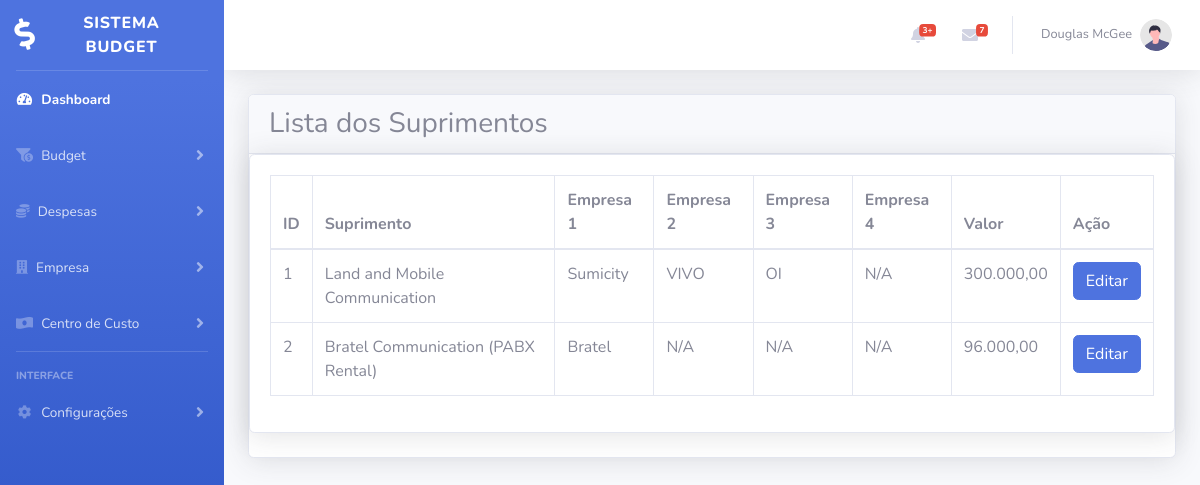
The app's page /budget_lista.php with its own data.
### tables this page shows
CREATE TABLE `suprimento` (
  `id_suprimento` int(11) NOT NULL,
  `suprimento` varchar(50) NOT NULL,
  `empresa_sup1` varchar(50) NOT NULL,
  `empresa_sup2` varchar(50) NOT NULL,
  `empresa_sup3` varchar(50) NOT NULL,
  `empresa_sup4` varchar(50) NOT NULL,
  `valor_sup` float NOT NULL
);

### budget_lista.php (the view, shortened to what this page needs)
<?php
    include 'menu.php';
?>
<!DOCTYPE html>
<html>
<head>
</head>
<body>
<div class="container-fluid mt--7 " style= "top">
    <div class="row">
        <div class="col">
            <div class="card shadow">
                <div class="card-header border-1">
                    <h3 class="mb-0">Lista dos Suprimentos</h3>
                </div>
                   <div class="card shadow mb-4">
                        <div class="card-body">
                            <div class="table-responsive">
                                <table class="table table-bordered" id="dataTable" width="100%" cellspacing="0">
                                    <thead>
                                            <th>ID</th>
                                            <th>Suprimento</th>
                                            <th>Empresa 1</th>
                                            <th>Empresa 2</th>
                                            <th>Empresa 3</th>
                                            <th>Empresa 4</th>
                                            <th>Valor</th>
                                            <th>Ação</th>
                                    </thead>
                                            <?php
                                                include 'conexao/conexao.php';
                                                $sql = 'SELECT *  FROM suprimento';
                                                $buscar = mysqli_query($conexao, $sql);
                                                while ($dados = mysqli_fetch_array($buscar)){
                                                    $id_suprimento = $dados['id_suprimento'];
                                                    $suprimento = $dados['suprimento'];
                                                    $empresa_sup1 = $dados['empresa_sup1'];
                                                    $empresa_sup2 = $dados['empresa_sup2'];
                                                    $empresa_sup3 = $dados['empresa_sup3'];
                                                    $empresa_sup4 = $dados['empresa_sup4'];
                                                    $valor_sup = $dados['valor_sup'];
                                                ?>
                                                <tr>
                                                    <td><?php echo $id_suprimento ?></td>
                                                    <td><?php echo $suprimento ?></td>
                                                    <td><?php echo $empresa_sup1 ?></td>
                                                    <td><?php echo $empresa_sup2 ?></td>
                                                    <td><?php echo $empresa_sup3 ?></td>
                                                    <td><?php echo $empresa_sup4 ?></td>
                                                    <td><?php echo number_format($valor_sup,2, ',', '.')?></td>
                                                    <td><a href = "budget_alt.php?id=<?php echo $id_suprimento?>" role=button class="btn btn-primary">Editar</td>
                                                </tr>
                                            <?php   }   ?>
                                </table>
                            </div>
                        </div>
                    </div>
				</div>
            </div>
        </div>
    </div>
</body>
</html>

### records on screen
suprimento: id_suprimento "1", suprimento "Land and Mobile Communication", empresa_sup1 "Sumicity", empresa_sup2 "VIVO", empresa_sup3 "OI", empresa_sup4 "N/A", valor_sup "300.000,00"
suprimento: id_suprimento "2", suprimento "Bratel Communication (PABX Rental)", empresa_sup1 "Bratel", empresa_sup2 "N/A", empresa_sup3 "N/A", empresa_sup4 "N/A", valor_sup "96.000,00"
